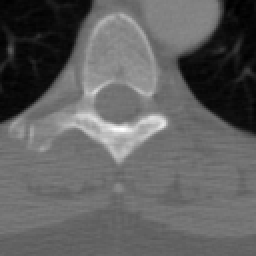
#> input picture MRI Images/CT_small_dcm2tiff_converted.tiff, 128 x 128 px, given as the content of the folder content/drive/My Drive/Colab Notebooks/tcia-chest-ct-sample/, which was not available (shown 2 times larger)
$ jupyter execute --allow-errors Chest_CT_DICOM_Preprocessing_Segmentation.ipynb   (shell and % lines are left out)
#> lines starting #> are read from the running program, lines starting #| are printed output that depends on the picture; after the words box and inside, x2 and y2 are one past the last pixel; in counts of white or black regions, pixels touching at a corner belong together; pictures that were not available may be replaced by others from this repository, and a replacement may not be noted
[cell 1]
import imageio
#import dicom
from sklearn.preprocessing import StandardScaler
from sklearn.cluster import KMeans
from sklearn import metrics
from scipy.spatial.distance import cdist
from skimage import morphology
from skimage import measure
import matplotlib.pyplot as plt
import scipy.ndimage as ndi
import numpy as np
import scipy.ndimage as ndi
import os

[cell 2]
from google.colab import drive
drive.mount('/content/drive')

[cell 3]
from google.colab import files
uploaded = files.upload()
#> the answer given: CT_small_dcm2tiff_converted.tiff

[cell 4]
os.chdir(r"/content/drive/My Drive/Colab Notebooks/tcia-chest-ct-sample/")
path = "/content/drive/My Drive/Colab Notebooks/tcia-chest-ct-sample"

def load_image():
  dcm_list=[]
  for file in os.listdir(path):
    print((file))
    f=str(os.getcwd())+ '/'+str(file)
    dcm_list.append(f)
  return dcm_list

def image_stack(stack):
  cols = len(stack)
  rows = 1
  im_list = []
  for i in range(len(stack)):
    im_list.append(imageio.imread(stack[i]))
  fig, axes = plt.subplots(rows, cols, figsize=[12,12])
  for i in range(len(stack)):
    axes[i].imshow(im_list[i], cmap='gray')
  plt.show()

#> (a cell that did not finish here is left out)

[cell 6]
im = imageio.imread('chest-225.dcm')
#> im is the input picture: shape (128, 128, 4); mean R, G, B, A 95.8, 95.8, 95.8, 255
#fig,plt = plt.subplots()
plt.imshow(im, cmap='gray')
#plt.imshow(im, cmap='gray', vmin=-200, vmax=200)
#fig.savefig('im_')

#> (a cell that did not finish here is left out)

[cell 8]
scaler = StandardScaler()
#> (the rest of this cell did not finish here and is left out)

[cell 9]
distortions = []
K = range(1,10)

#Determine k
#> (the rest of this cell did not finish here and is left out)

#> (a cell that did not finish here is left out)

[cell 11]
def make_chestmask(im, display=False):
#> called with display = True
  row_size = im.shape[0]
#> row_size = 128
  col_size = im.shape[1]
#> col_size = 128

  mean = np.mean(im)
#> mean = 135.6
  std = np.std(im)
#> std = 80.09
  im = (im-mean)/std

  middle = im[int(col_size/5):int(col_size/5*4), int(row_size/5):int(row_size/5*4)]
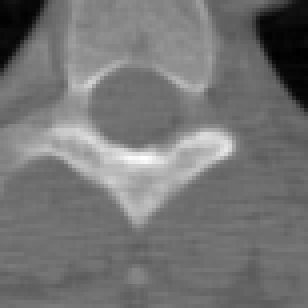
#> middle: shape (77, 77, 4) float64 (shown 4 times larger); mean R, G, B, A -0.206, -0.206, -0.206, 1.49; drawn with min black and max white

  mean = np.mean(middle)
#> mean = 0.218
  max = np.max(im)
#> max = 1.49
  min = np.min(im)
#> min = -1.69

  im[im==max]=mean
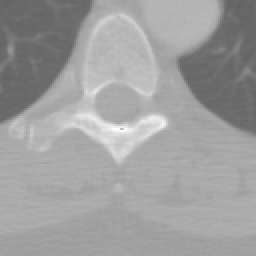
#> im: shape (128, 128, 4) float64 (shown 2 times larger); mean R, G, B, A -0.497, -0.497, -0.497, 0.218; transparent parts drawn white
  im[im==min]=mean
#> im: shape (128, 128, 4) float64; 0.02% of pixels changed, all inside (x1, y1, x2, y2) = (118, 0, 122, 7)

  kmeans = KMeans(n_clusters=2).fit(np.reshape(middle, [np.prod(middle.shape),1]))
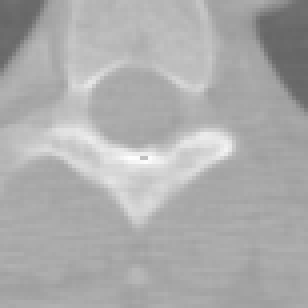
#> middle: shape (77, 77, 4) float64 (shown 4 times larger); mean R, G, B, A -0.206, -0.206, -0.206, 0.218; transparent parts drawn white
  centers = sorted(kmeans.cluster_centers_.flatten())
#> centers = [-0.394, 0.254]
  threshold = np.mean(centers)
#> threshold = -0.0701
  threshold_im = np.where(im<threshold, 1.0,0.0)


  eroded = morphology.erosion(threshold_im, np.ones([3,3]))
  dilation = morphology.dilation(eroded, np.ones([8,8]))

  labels = measure.label(dilation)
  label_vals = np.unique(labels)
  regions = measure.regionprops(labels)

  good_labels = []
  for prop in regions:
    B = prop.bbox
    if (B[2]-B[0] <row_size/10*9) and (B[3]-B[1]<col_size/10*9) and (B[0]>row_size/5) and (B[2]<col_size/5*4):
      good_labels.append(prop.label)

  mask = np.ndarray([row_size, col_size], dtype = np.int8)
  mask[:] = 0


  for N in good_labels:
    mask =  mask + np.where(labels==N,1,0)

  mask = morphology.dilation(mask,np.ones([10,10]))

  if (display):
    fig, ax = plt.subplots(3,2, figsize=[12,12])
    ax[0, 0].set_title('Original Image')
    ax[0, 0].imshow(im, cmap='gray')

    ax[0, 1].set_title('Threshold')
    ax[0, 1].imshow(threshold_im, cmap='gray')

    ax[1, 0].set_title('After Erosion and Dilation')
    ax[1, 0].imshow(dilation, cmap='gray')

    ax[1, 1].set_title('Colour Labels')
    ax[1, 1].imshow(labels)

    ax[2, 0].set_title('Final Mask')
    ax[2, 0].imshow(mask, cmap='gray')

    ax[2, 1].set_title('Apply Mask')
    ax[2, 1].imshow(mask*im, cmap='gray')

    plt.show()

  return mask*im

#> (a cell that did not finish here is left out)

[cell 13]
# Segmentation to all slices
im=[]
segmented_image=[]

stack = load_image()
for i in range(len(stack)):
    im.append(imageio.imread(stack[i]))

#> (the rest of this cell did not finish here and is left out)

[cell 14]
hist = ndi.histogram(im, min=0, max=255, bins=256)
#> hist = 256 values, max 16390 at index 255, min 0 at index 33, mean 256
fig, axes = plt.subplots()
axes.plot(hist)
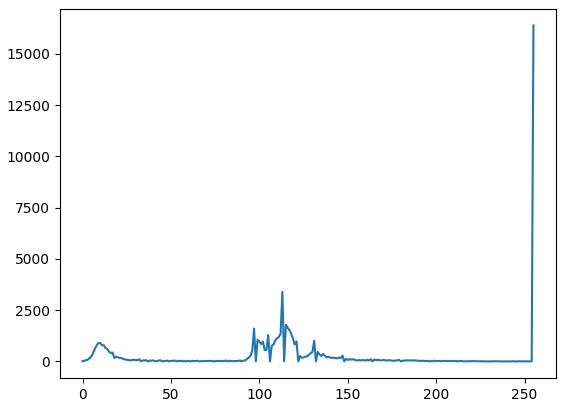
#> figure drawn by matplotlib, 1 panel; curve peaks at x = 255, y = 16390

$ run again, on MRI Images/Gaussian_smoothed.tiff
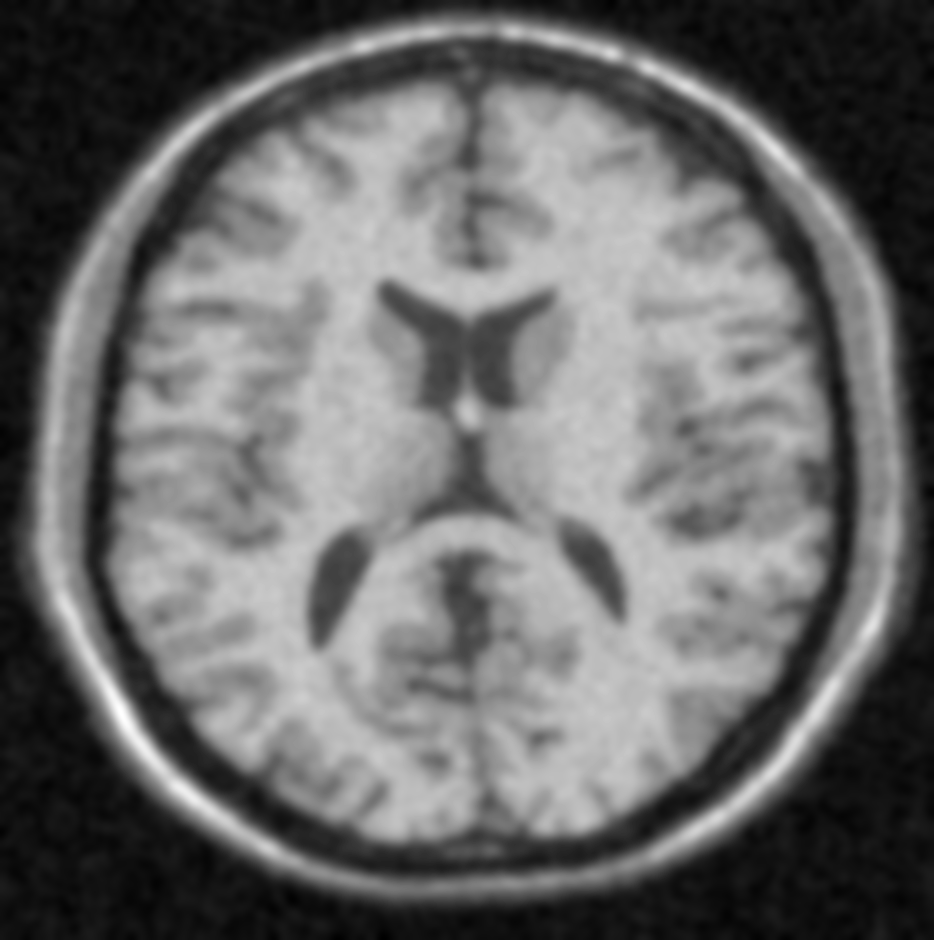
#> input picture MRI Images/Gaussian_smoothed.tiff, 934 x 940 px, given as the content of the folder content/drive/My Drive/Colab Notebooks/tcia-chest-ct-sample/, which was not available
#> im is the input picture: shape (940, 934, 4); mean R, G, B, A 105.4, 105.4, 105.4, 255
#> in make_chestmask, `mean = np.mean(im)`: mean = 142.8
#> std = 86.61
#> in make_chestmask, `mean = np.mean(middle)`: mean = 0.45
#> max = 1.3
#> min = -1.65
#> in make_chestmask, `kmeans = KMeans(n_clusters=2).fit(np.reshape(middle, [np.prod(middle.s..`:
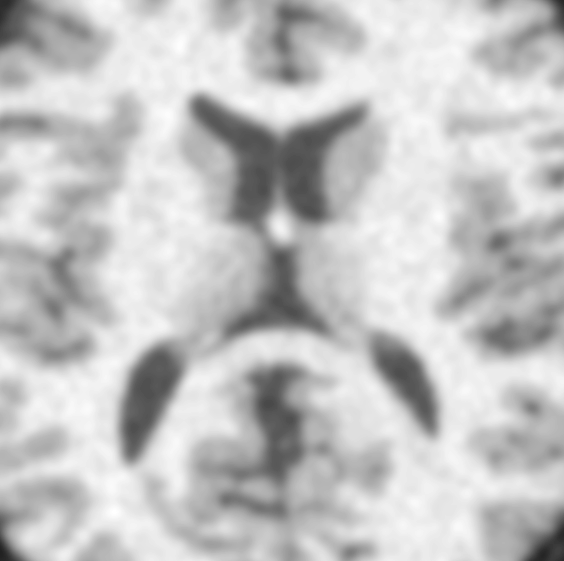
#> middle: shape (561, 564, 4) float64; mean R, G, B, A 0.168, 0.168, 0.168, 0.45; transparent parts drawn white
#> centers = [-0.261, 0.424]
#> threshold = 0.0815
#> hist = 256 values, max 878002 at index 255, min 0 at index 33, mean 13718.1
#> `[cell 14] hist = ndi.histogram(im, min=0, max=255, bins=256) fig, axes..`:
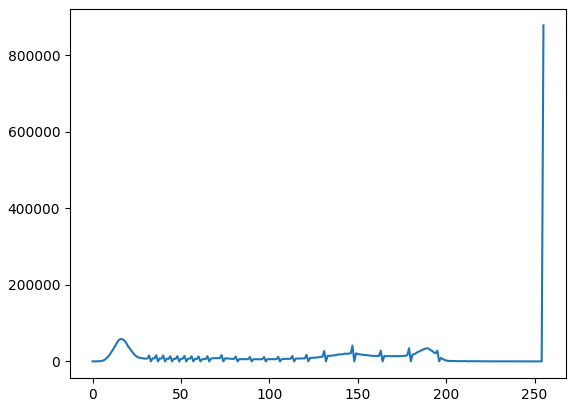
#> figure drawn by matplotlib, 1 panel; curve peaks at x = 255, y = 878002
